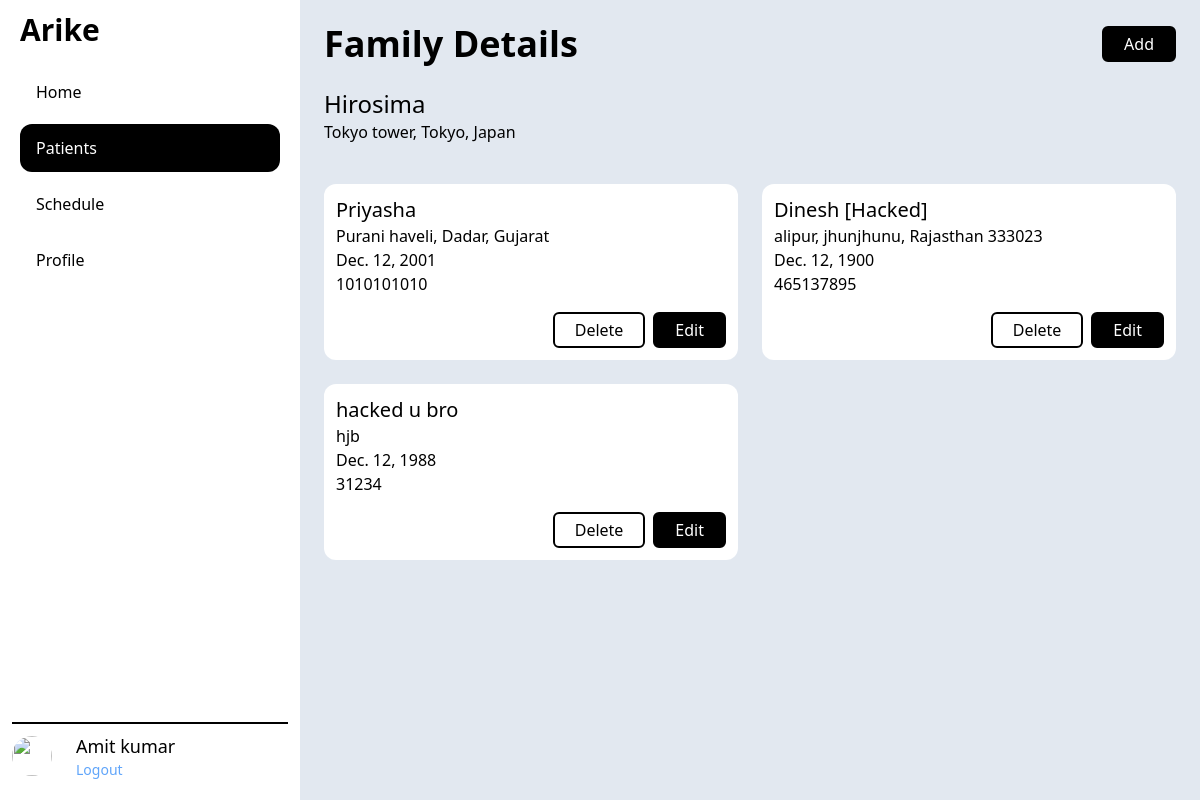
Page /patient/3/family/ (signed in) on the committed database.
### app_admin/models.py (models this page shows)
class AppUser(AbstractBaseUser, PermissionsMixin):
    fullname = models.CharField(max_length=TEXT_LENGTH, blank=True)
    role = models.CharField(choices=ROLE_CHOICES,
                            max_length=TEXT_LENGTH, default=ROLE_CHOICES[0][0])
    email = models.EmailField(unique=True)
    phone = models.IntegerField(blank=True, null=True)
    is_verified = models.BooleanField(default=False)
    district = models.ForeignKey(
        District, on_delete=models.CASCADE, blank=True, null=True)
    facility = models.ForeignKey(
        Facility, on_delete=models.CASCADE, blank=True, null=True)
    is_staff = models.BooleanField(default=False)
    is_active = models.BooleanField(default=True)
    is_superuser = models.BooleanField(default=False)
    USERNAME_FIELD = "email"
    REQUIRED_FIELDS = []
    objects = AppUserManager()

### patient/models.py (models this page shows, shortened)
class Patient(models.Model):
    full_name = models.CharField(max_length=TEXT_LENGTH)
    date_of_birth = models.DateField()
    address = models.TextField()
    landmark = models.CharField(max_length=TEXT_LENGTH, blank=True)
    phone = models.IntegerField()
    gender = models.CharField(choices=GENDER_CHOICES, max_length=TEXT_LENGTH)
    emergency_phone_number = models.IntegerField()
    expired_time = models.DateTimeField(null=True, blank=True)
    ward = models.CharField(max_length=TEXT_LENGTH)
    facility = models.ForeignKey(Facility, on_delete=models.CASCADE)

class FamilyDetail(models.Model):
    full_name = models.CharField(max_length=TEXT_LENGTH)
    phone = models.IntegerField()
    date_of_birth = models.DateField()
    email = models.CharField(max_length=TEXT_LENGTH)
    relation = models.CharField(max_length=TEXT_LENGTH)
    address = models.TextField()
    education = models.CharField(max_length=TEXT_LENGTH)
    occupation = models.CharField(max_length=TEXT_LENGTH)
    remarks = models.TextField()
    is_primary = models.BooleanField(default=False)
    patient = models.ForeignKey(Patient, on_delete=models.CASCADE)

### patient/views.py (the view)
# urls.py: path('<int:patient_id>/family/',views.FamilyDetailListView.as_view(), name="familydetail_list"),
class FamilyDetailListView(LoginRequiredMixin, generic.ListView):
    model = FamilyDetail
    def get_queryset(self):
        patient_id = self.kwargs['patient_id']
        return FamilyDetail.objects.filter(patient__pk=patient_id)
    def get_context_data(self, **kwargs):
        context = super().get_context_data(**kwargs)
        context["patient"] = Patient.objects.get(pk=self.kwargs['patient_id'])
        return context

### patient/templates/patient/familydetail_list.html
{% extends "base.html" %}
{% block content %}
    <div class="flex justify-between items-center">
        <h1 class="text-4xl font-bold">Family Details</h1>
        <a href="create/">
            <span class="inline-block rounded-md border-2 border-black cursor-pointer px-5 py-1 bg-black text-white">Add</span>
        </a>
    </div>
    <section class="mt-6">
        <h2 class="text-2xl font-medium">{{patient.full_name}}</h2>
        <p>{{patient.address}}</p>
    </section>
    <section class="mt-10">
        <ul class="grid grid-cols-2 gap-6">
            {% for family in familydetail_list %}
                <li>
                    <div class="h-full p-3 bg-white rounded-xl">
                        <h3 class="text-xl font-medium">{{family.full_name}}</h3>
                        <p>{{family.address}}</p>
                        <p>{{family.date_of_birth}}</p>
                        <p>{{family.phone}}</p>
                        <div class="mt-4 flex justify-end gap-2">
                            <a href="#">
                                <span class="inline-block rounded-md border-2 border-black cursor-pointer px-5 py-1">Delete</span>
                            </a>
                            <a href="{% url 'patient:familydetail_update' family.patient.id family.id %}">
                                <span class="inline-block rounded-md border-2 border-black cursor-pointer px-5 py-1 bg-black text-white">Edit</span>
                            </a>
                        </div>
                    </div>
                </li>
            {% endfor %}
        </ul>
    </section>
{% endblock %}

### templates/base.html (shortened to what this page needs)
{% url 'patient:patient_list' as patient_url %}
{% url 'home_page' as home_url %}
{% url 'app_admin:facility_list' as facility_url %}
{% url 'app_admin:user_list' as user_url %}
{% url 'app_admin:profile_page' as profile_url %}
{% url 'patient:schedule_list' as schedule_url %}
<!DOCTYPE html>
<html lang="en">
<head>
    <script src="https://cdn.tailwindcss.com"></script>
</head>
<body>
    <div class="main_app h-screen flex flex-row">
        <div class="basis-1/4 flex flex-col p-3">
            <div>
                <h1 class="text-3xl font-bold ml-2">Arike</h1>
            </div>
            <nav class="grow flex flex-col p-2 py-4">
                <a class="hover:bg-black hover:text-white my-1 p-3 pl-4 rounded-xl {% if request.path == home_url %} text-white bg-black {% endif %}" href="{{home_url}}">Home</a>
                <a class="hover:bg-black hover:text-white my-1 p-3 pl-4 rounded-xl {% if patient_url in request.path and schedule_url not in request.path %} text-white bg-black {% endif %}" href="{{patient_url}}">Patients</a>
                <a class="hover:bg-black hover:text-white my-1 p-3 pl-4 rounded-xl {% if schedule_url in request.path %} text-white bg-black {% endif %}" href="{{schedule_url}}">Schedule</a>
                <a class="hover:bg-black hover:text-white my-1 p-3 pl-4 rounded-xl {% if profile_url in request.path %} text-white bg-black {% endif %}" href="{{profile_url}}">Profile</a>
            </nav>
            <div class="border-t-2 border-black flex items-center py-2">
                {% if user.is_authenticated %}
                <img class="h-10 w-10 rounded-full"
                    src="https://img.freepik.com/free-vector/mysterious-mafia-man-smoking-cigarette_52683-34828.jpg?t=st=1646297009~exp=1646297609~hmac=c27dc13388a3c6e94f089242b641cd9315c087c7e410346b2e151a41e6f7775d&w=740" />
                <div class="ml-6">
                    <p class="text-lg font-medium">{{user.fullname}}</p>
                    <p class="text-sm">
                        <a href="{% url 'auth_logout' %}" class="text-blue-400">Logout</a>
                    </p>
                </div>
                {% else %}
                <div class="grow text-center">
                    <a href="{% url 'auth_login' %}" class="text-blue-400">Login</a>
                </div>
                {% endif %}
            </div>
        </div>
        <main class="grow bg-slate-200 p-6 overflow-y-auto">
            {% block content %} {% endblock %}
        </main>
    </div>
</body>
</html>

### rows in the picture
AppUser: fullname "Amit kumar"
Patient: full_name "Hirosima", address "Tokyo tower, Tokyo, Japan"
FamilyDetail: full_name "Priyasha", address "Purani haveli, Dadar, Gujarat", date_of_birth "Dec. 12, 2001", phone "1010101010"
FamilyDetail: full_name "Dinesh [Hacked]", address "alipur, jhunjhunu, Rajasthan 333023", date_of_birth "Dec. 12, 1900", phone "465137895"
FamilyDetail: full_name "hacked u bro", address "hjb", date_of_birth "Dec. 12, 1988", phone "31234"
